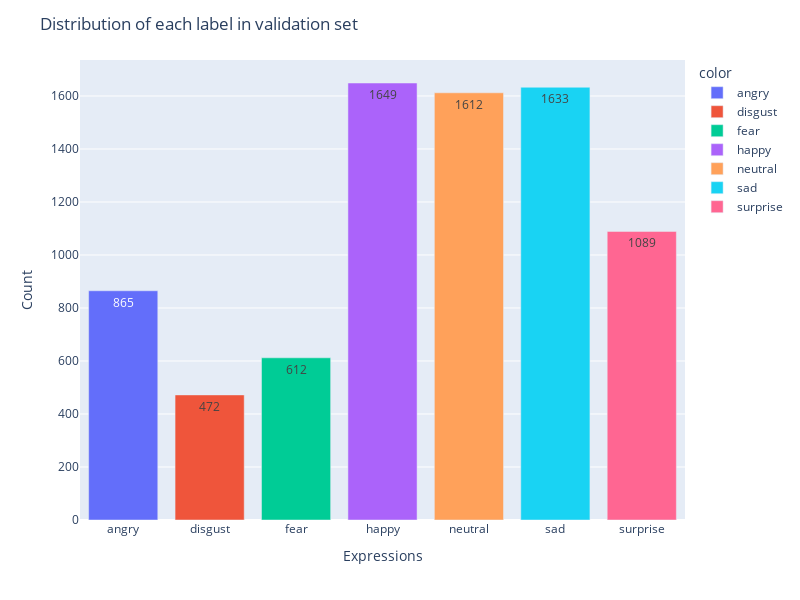

Write notebook code for a chart like this one.
### Code cell
labels = ["angry", "disgust", "fear", "happy", "neutral", "sad", "surprise"]
fig = px.bar(x=labels, y=class_count_in_validation_set, color=labels)

fig.update_layout(
    title="Distribution of each label in validation set",
    xaxis_title="Expressions",
    yaxis_title="Count",
    height=600,
    width=800,
)

fig.update_traces(texttemplate="%{y}", textposition="inside")

fig.show()

### Figure 1 — Plotly figure (JSON) as saved in the notebook; plotly's stock layout.template omitted (floating-point values rounded to 4 significant figures)
{"data": [{"alignmentgroup": "True", "hovertemplate": "color=angry<br>x=%{x}<br>y=%{y}<extra></extra>", "legendgroup": "angry", "marker": {"color": "#636efa", "pattern": {"shape": ""}}, "name": "angry", "offsetgroup": "angry", "orientation": "v", "showlegend": true, "textposition": "inside", "texttemplate": "%{y}", "type": "bar", "x": ["angry"], "xaxis": "x", "y": [865], "yaxis": "y"}, {"alignmentgroup": "True", "hovertemplate": "color=disgust<br>x=%{x}<br>y=%{y}<extra></extra>", "legendgroup": "disgust", "marker": {"color": "#EF553B", "pattern": {"shape": ""}}, "name": "disgust", "offsetgroup": "disgust", "orientation": "v", "showlegend": true, "textposition": "inside", "texttemplate": "%{y}", "type": "bar", "x": ["disgust"], "xaxis": "x", "y": [472], "yaxis": "y"}, {"alignmentgroup": "True", "hovertemplate": "color=fear<br>x=%{x}<br>y=%{y}<extra></extra>", "legendgroup": "fear", "marker": {"color": "#00cc96", "pattern": {"shape": ""}}, "name": "fear", "offsetgroup": "fear", "orientation": "v", "showlegend": true, "textposition": "inside", "texttemplate": "%{y}", "type": "bar", "x": ["fear"], "xaxis": "x", "y": [612], "yaxis": "y"}, {"alignmentgroup": "True", "hovertemplate": "color=happy<br>x=%{x}<br>y=%{y}<extra></extra>", "legendgroup": "happy", "marker": {"color": "#ab63fa", "pattern": {"shape": ""}}, "name": "happy", "offsetgroup": "happy", "orientation": "v", "showlegend": true, "textposition": "inside", "texttemplate": "%{y}", "type": "bar", "x": ["happy"], "xaxis": "x", "y": [1649], "yaxis": "y"}, {"alignmentgroup": "True", "hovertemplate": "color=neutral<br>x=%{x}<br>y=%{y}<extra></extra>", "legendgroup": "neutral", "marker": {"color": "#FFA15A", "pattern": {"shape": ""}}, "name": "neutral", "offsetgroup": "neutral", "orientation": "v", "showlegend": true, "textposition": "inside", "texttemplate": "%{y}", "type": "bar", "x": ["neutral"], "xaxis": "x", "y": [1612], "yaxis": "y"}, {"alignmentgroup": "True", "hovertemplate": "color=sad<br>x=%{x}<br>y=%{y}<extra></extra>", "legendgroup": "sad", "marker": {"color": "#19d3f3", "pattern": {"shape": ""}}, "name": "sad", "offsetgroup": "sad", "orientation": "v", "showlegend": true, "textposition": "inside", "texttemplate": "%{y}", "type": "bar", "x": ["sad"], "xaxis": "x", "y": [1633], "yaxis": "y"}, {"alignmentgroup": "True", "hovertemplate": "color=surprise<br>x=%{x}<br>y=%{y}<extra></extra>", "legendgroup": "surprise", "marker": {"color": "#FF6692", "pattern": {"shape": ""}}, "name": "surprise", "offsetgroup": "surprise", "orientation": "v", "showlegend": true, "textposition": "inside", "texttemplate": "%{y}", "type": "bar", "x": ["surprise"], "xaxis": "x", "y": [1089], "yaxis": "y"}], "layout": {"barmode": "relative", "height": 600, "legend": {"title": {"text": "color"}, "tracegroupgap": 0}, "margin": {"t": 60}, "title": {"text": "Distribution of each label in validation set"}, "width": 800, "xaxis": {"anchor": "y", "domain": [0, 1], "title": {"text": "Expressions"}}, "yaxis": {"anchor": "x", "domain": [0, 1], "title": {"text": "Count"}}}}
